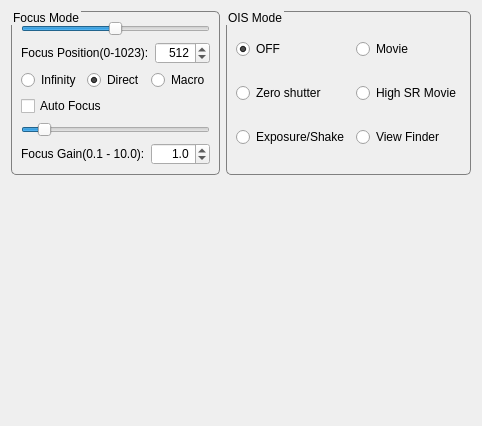
    <widget class="QWidget" name="tab_AOIS">
     <attribute name="title">
      <string>AF &amp;&amp; OIS</string>
     </attribute>
     <layout class="QGridLayout" name="gridLayout_13">
      <item row="0" column="0">
       <layout class="QHBoxLayout" name="horizontalLayout_AOIS">
        <property name="rightMargin">
         <number>0</number>
        </property>
        <property name="bottomMargin">
         <number>240</number>
        </property>
        <item>
         <widget class="QGroupBox" name="groupBox_FocusMode">
          <property name="styleSheet">
           <string notr="true">QGroupBox {border:1px solid gray; border-radius:5px; margin-top:1ex;}QGroupBox::title{subcontrol-origin:margin; subcontrol-position:top left; padding:0 0px;}</string>
          </property>
          <property name="title">
           <string>Focus Mode</string>
          </property>
          <layout class="QVBoxLayout" name="verticalLayout_Focus">
           <item>
            <widget class="QSlider" name="horizontalSlider_Focus">
             <property name="maximum">
              <number>1023</number>
             </property>
             <property name="value">
              <number>512</number>
             </property>
             <property name="orientation">
              <enum>Qt::Horizontal</enum>
             </property>
            </widget>
           </item>
           <item>
            <layout class="QHBoxLayout" name="horizontalLayout_FocusPosition">
             <item>
              <widget class="QLabel" name="label_Focus">
               <property name="text">
                <string>&lt;html&gt;&lt;head/&gt;&lt;body&gt;&lt;p&gt;Focus Position(0-1023):&lt;/p&gt;&lt;/body&gt;&lt;/html&gt;</string>
               </property>
              </widget>
             </item>
             <item>
              <widget class="QSpinBox" name="spinBox_Focus">
               <property name="alignment">
                <set>Qt::AlignRight|Qt::AlignTrailing|Qt::AlignVCenter</set>
               </property>
               <property name="maximum">
                <number>1023</number>
               </property>
               <property name="value">
                <number>512</number>
               </property>
              </widget>
             </item>
            </layout>
           </item>
           <item>
            <layout class="QHBoxLayout" name="horizontalLayout_FocusMode">
             <item>
              <widget class="QRadioButton" name="radioButton_Infinity">
               <property name="text">
                <string>Infinity</string>
               </property>
              </widget>
             </item>
             <item>
              <widget class="QRadioButton" name="radioButton_Direct">
               <property name="text">
                <string>Direct</string>
               </property>
               <property name="checked">
                <bool>true</bool>
               </property>
              </widget>
             </item>
             <item>
              <widget class="QRadioButton" name="radioButton_Macro">
               <property name="text">
                <string>Macro</string>
               </property>
              </widget>
             </item>
            </layout>
           </item>
           <item>
            <widget class="QCheckBox" name="checkBox_AutoFocus">
             <property name="text">
              <string>Auto Focus</string>
             </property>
            </widget>
           </item>
           <item>
            <widget class="QSlider" name="horizontalSlider_AutoFocusGain">
             <property name="minimum">
              <number>1</number>
             </property>
             <property name="maximum">
              <number>100</number>
             </property>
             <property name="pageStep">
              <number>10</number>
             </property>
             <property name="value">
              <number>10</number>
             </property>
             <property name="orientation">
              <enum>Qt::Horizontal</enum>
             </property>
            </widget>
           </item>
           <item>
            <layout class="QHBoxLayout" name="horizontalLayout">
             <item>
              <widget class="QLabel" name="label_AutoFocusGain">
               <property name="text">
                <string>&lt;html&gt;&lt;head/&gt;&lt;body&gt;&lt;p&gt;Focus Gain(0.1 - 10.0):&lt;/p&gt;&lt;/body&gt;&lt;/html&gt;</string>
               </property>
              </widget>
             </item>
             <item>
              <widget class="QDoubleSpinBox" name="doubleSpinBox_AutoFocusGain">
               <property name="alignment">
                <set>Qt::AlignRight|Qt::AlignTrailing|Qt::AlignVCenter</set>
               </property>
               <property name="decimals">
                <number>1</number>
               </property>
               <property name="minimum">
                <double>0.100000000000000</double>
               </property>
               <property name="maximum">
                <double>10.000000000000000</double>
               </property>
               <property name="singleStep">
                <double>0.100000000000000</double>
               </property>
               <property name="value">
                <double>1.000000000000000</double>
               </property>
              </widget>
             </item>
            </layout>
           </item>
          </layout>
         </widget>
        </item>
        <item>
         <widget class="QGroupBox" name="groupBox_OIS_Mode">
          <property name="styleSheet">
           <string notr="true">QGroupBox {border:1px solid gray; border-radius:5px; margin-top:1ex;}QGroupBox::title{subcontrol-origin:margin; subcontrol-position:top left; padding:0 0px;}</string>
          </property>
          <property name="title">
           <string>OIS Mode</string>
          </property>
          <layout class="QGridLayout" name="gridLayout">
           <item row="0" column="0">
            <widget class="QRadioButton" name="radioButton_OIS_Mode0">
             <property name="sizePolicy">
              <sizepolicy hsizetype="MinimumExpanding" vsizetype="Fixed">
               <horstretch>0</horstretch>
               <verstretch>0</verstretch>
              </sizepolicy>
             </property>
             <property name="text">
              <string>OFF</string>
             </property>
             <property name="checked">
              <bool>true</bool>
             </property>
            </widget>
           </item>
           <item row="0" column="1">
            <widget class="QRadioButton" name="radioButton_OIS_Mode3">
             <property name="sizePolicy">
              <sizepolicy hsizetype="MinimumExpanding" vsizetype="Fixed">
               <horstretch>0</horstretch>
               <verstretch>0</verstretch>
              </sizepolicy>
             </property>
             <property name="text">
              <string>Movie</string>
             </property>
            </widget>
           </item>
           <item row="1" column="0">
            <widget class="QRadioButton" name="radioButton_OIS_Mode1">
             <property name="sizePolicy">
              <sizepolicy hsizetype="MinimumExpanding" vsizetype="Fixed">
               <horstretch>0</horstretch>
               <verstretch>0</verstretch>
              </sizepolicy>
             </property>
             <property name="text">
              <string>Zero shutter</string>
             </property>
            </widget>
           </item>
           <item row="1" column="1">
            <widget class="QRadioButton" name="radioButton_OIS_Mode4">
             <property name="sizePolicy">
              <sizepolicy hsizetype="MinimumExpanding" vsizetype="Fixed">
               <horstretch>0</horstretch>
               <verstretch>0</verstretch>
              </sizepolicy>
             </property>
             <property name="text">
              <string>High SR Movie</string>
             </property>
            </widget>
           </item>
           <item row="2" column="0">
            <widget class="QRadioButton" name="radioButton_OIS_Mode2">
             <property name="sizePolicy">
              <sizepolicy hsizetype="MinimumExpanding" vsizetype="Fixed">
               <horstretch>0</horstretch>
               <verstretch>0</verstretch>
              </sizepolicy>
             </property>
             <property name="text">
              <string>Exposure/Shake</string>
             </property>
            </widget>
           </item>
           <item row="2" column="1">
            <widget class="QRadioButton" name="radioButton_OIS_Mode5">
             <property name="sizePolicy">
              <sizepolicy hsizetype="MinimumExpanding" vsizetype="Fixed">
               <horstretch>0</horstretch>
               <verstretch>0</verstretch>
              </sizepolicy>
             </property>
             <property name="text">
              <string>View Finder</string>
             </property>
            </widget>
           </item>
          </layout>
         </widget>
        </item>
       </layout>
      </item>
     </layout>
    </widget>
